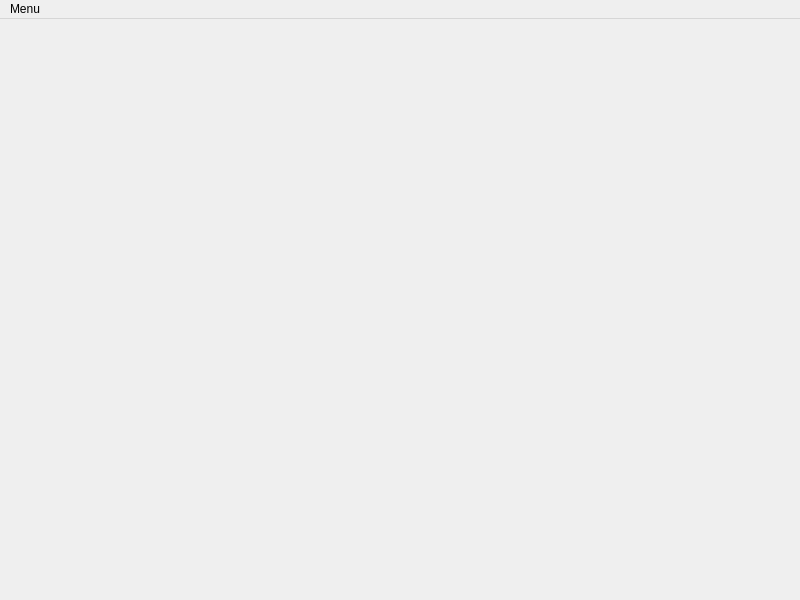
<?xml version="1.0" encoding="UTF-8"?>
<ui version="4.0">
 <class>MainWindow</class>
 <widget class="QMainWindow" name="MainWindow">
  <property name="geometry">
   <rect>
    <x>0</x>
    <y>0</y>
    <width>800</width>
    <height>600</height>
   </rect>
  </property>
  <property name="windowTitle">
   <string>MainWindow</string>
  </property>
  <widget class="QWidget" name="centralwidget"/>
  <widget class="QMenuBar" name="menubar">
   <property name="geometry">
    <rect>
     <x>0</x>
     <y>0</y>
     <width>800</width>
     <height>21</height>
    </rect>
   </property>
   <widget class="QMenu" name="menutest">
    <property name="title">
     <string>Menu</string>
    </property>
    <addaction name="actionStart"/>
    <addaction name="actionSave"/>
    <addaction name="actionReload"/>
    <addaction name="actionReset"/>
   </widget>
   <addaction name="menutest"/>
  </widget>
  <action name="actionStart">
   <property name="text">
    <string>Start</string>
   </property>
  </action>
  <action name="actionSave">
   <property name="text">
    <string>Save</string>
   </property>
  </action>
  <action name="actionReset">
   <property name="text">
    <string>Reset</string>
   </property>
  </action>
  <action name="actionReload">
   <property name="text">
    <string>Reload</string>
   </property>
  </action>
 </widget>
 <resources/>
 <connections/>
</ui>
